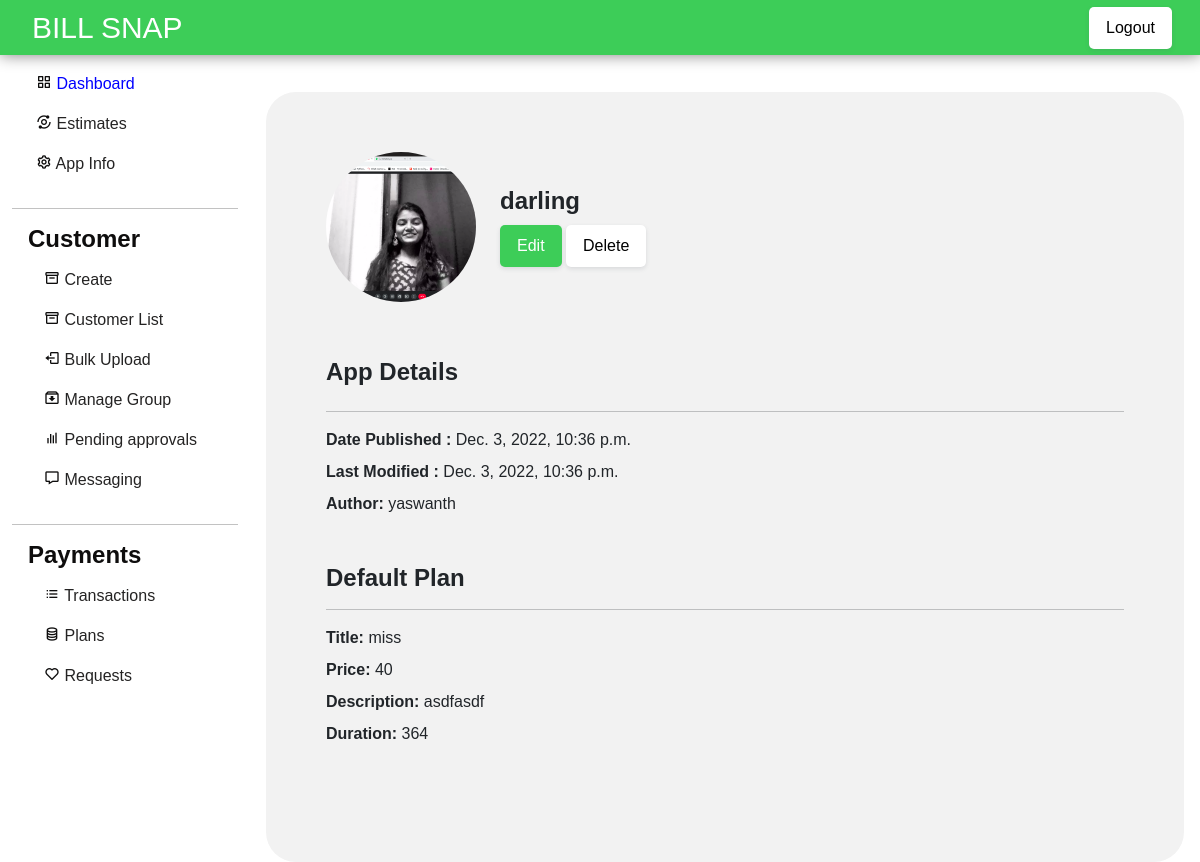
Page /apps/darling/appinfo/ (signed in) on the earlier database version.
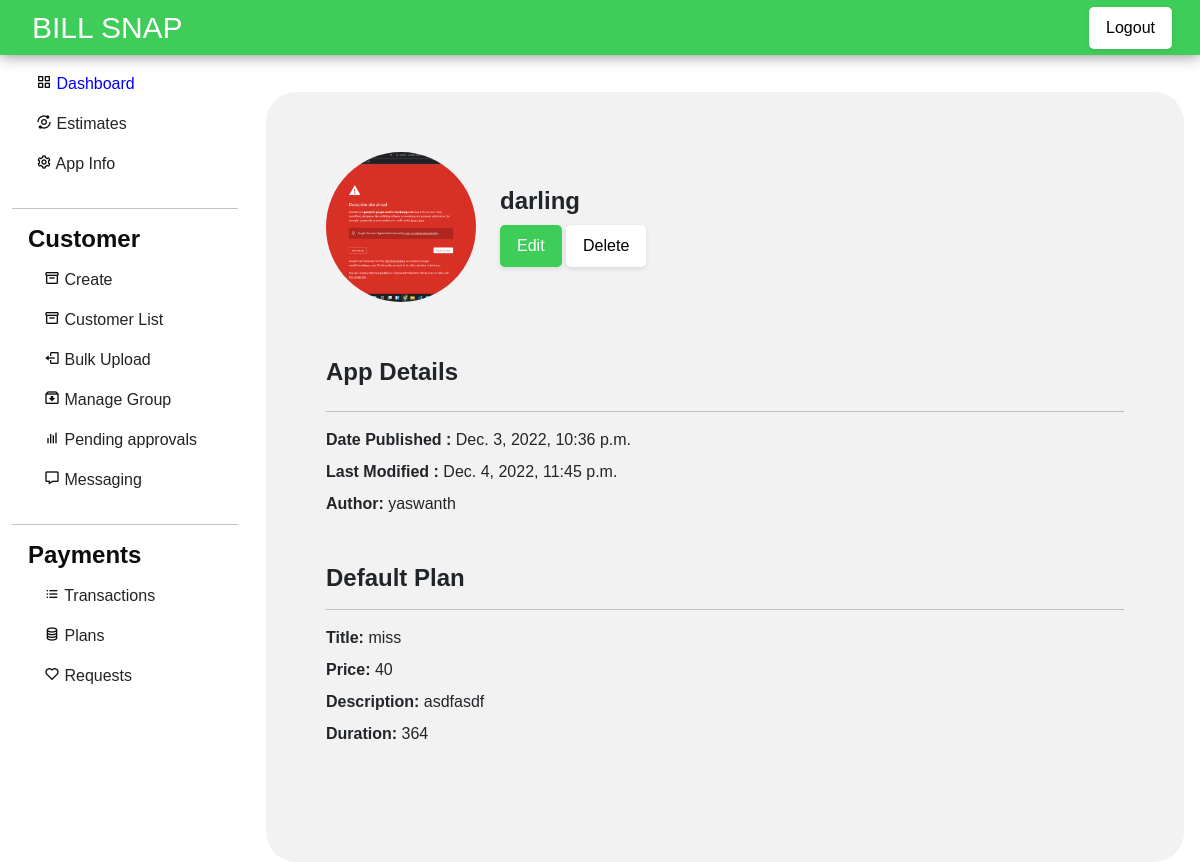
Same page on the later database version.
### apps/models.py (models this page shows, shortened)
class applists(models.Model):
    author= models.ForeignKey(User, on_delete=models.CASCADE)
    appname=models.CharField(verbose_name='App name',primary_key=True,max_length=50,unique=True,null=False)
    appimg=models.ImageField(upload_to = 'app_images',null=True,blank=True)
    date_published= models.DateTimeField(auto_now_add=True)
    date_modified = models.DateTimeField(auto_now=True)
    slug = models.SlugField(max_length=255, null=True, unique=True, editable=False)

### dashboard/views.py (the view)
# urls.py: path('appinfo/',views.appinfo, name='appinfo'),
@login_required
def appinfo(request, slug):
    app = applists.objects.get(slug=slug)
    plan = app.plan_set.all().filter(default_for_customer=True)[0]
    return render(request, 'dashappinfo.html', {'slug' : slug, 'app' : app,'plan':plan})

### templates/dashappinfo.html (shortened to what this page needs)
{% load crispy_forms_tags %}
{% load static %}
<!DOCTYPE html>
<html lang="en">
<head>
    <link href="https://cdn.jsdelivr.net/npm/bootstrap@5.1.3/dist/css/bootstrap.min.css" rel="stylesheet"
 />
    <link href='https://unpkg.com/boxicons@2.0.7/css/boxicons.min.css' rel='stylesheet'>
    <link rel="stylesheet" href="https://cdnjs.cloudflare.com/ajax/libs/font-awesome/6.1.1/css/all.min.css" />
    <link rel="stylesheet" href="{% static 'assets/styles.css'%}">
</head>
<body class="w3-padding">
    {% include "dashnav.html" %}
    <div class="main mx-auto">
        <div class="row" style="margin-top: 17px !important;">
            {% include "dashsidebar.html" %}
            <div class="col-md-7 flex-md-fill">
                <div class="col right" id="customer-list">
                    <div class="container">
                        <div class="row">
                            <div class="top">
                                <div class="img-container">
                                    <img src="{{app.appimg.url}}" alt="img" class="img-fluid app-img">
                                </div>
                                <div class="app-heading m-4">
                                    <h4>{{app.appname}}</h4>
                                    <button class="b-primary py-2 px-3" data-toggle="modal"
                                        data-target="#edit">Edit</button>
                                    <a href="{% url 'deleteapp' app.slug %}"><button
                                            class="b-primary b-secondary py-2 px-3">Delete</button></a>
                                </div>
                            </div>
                            <div class="details my-5">
                                <h4 class="py-2 ">App Details</h4>
                                <hr>
                                <div class="mb-2">
                                    <b>Date Published : </b>
                                    {{app.date_published}}
                                </div>
                                <div class="mb-2">
                                    <b>Last Modified : </b>
                                    {{app.date_modified}}
                                </div>
                                <div class="mb-2">
                                    <b>Author: </b>
                                    {{app.author}}
                                </div>
                                <br>
                                <h4 class="my-3">Default Plan</h4>
                                <hr>
                                <div class="mb-2">
                                    <b>Title: </b>
                                    {{plan.title}}
                                </div>
                                <div class="mb-2">
                                    <b>Price: </b>
                                    {{plan.price}}
                                </div>
                                <div class="mb-2">
                                    <b>Description: </b>
                                    {{plan.description}}
                                </div>
                                <div class="mb-2">
                                    <b>Duration: </b>
                                    {{plan.duration}}
                                </div>
                            </div>
                        </div>
                    </div>
                </div>
            </div>
        </div>
    </div>
</body>
</html>

Differences in the rows shown:
changed applists "darling": appimg: a different picture; date_modified "Dec. 3, 2022, 10:36 p.m." → "Dec. 4, 2022, 11:45 p.m."
